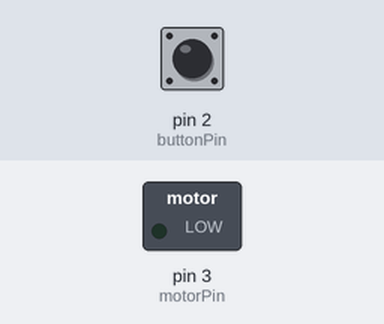
Recording of a sketch running on a simulated Arduino Uno, built with avr-gcc and run on an emulated ATmega328P. Shown: switched loads named in the sketch (green lamp = pin HIGH). The inputs (shaded band) are chosen by the test bench; at power-on: pin 2 (buttonPin) LOW.

Above: at 1.2 s.
1.3 s: pin 2 (buttonPin) pulled HIGH for 0.15 s
At 2.4 s:
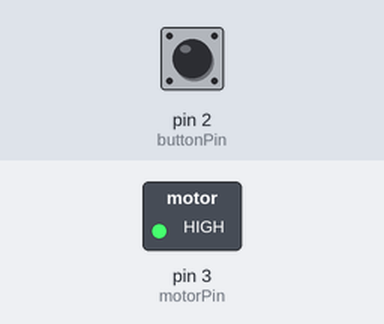
2.9 s: pin 2 (buttonPin) pulled HIGH for 1 s
At 3.6 s:
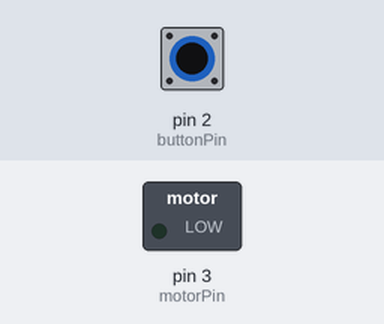
5.4 s: pin 2 (buttonPin) pulled HIGH for 3.2 s
At 6.7 s:
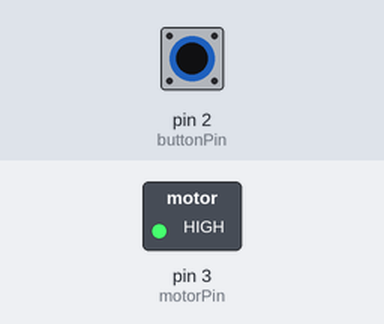
Timing chart, 0 to 8.4 s (numbered marks = the images above; inputs shaded):
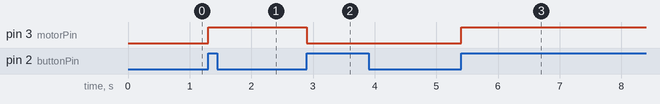

The sketch:

Esteira.ino
```cpp
// Definindo os pinos para o botão e o motor da esteira
const int buttonPin = 2; // Pino digital conectado ao botão
const int motorPin = 3; // Pino digital conectado ao motor da esteira

// Variável para armazenar o estado anterior do botão
int previousButtonState = LOW;
// Variável para armazenar o estado atual do botão
int buttonState = LOW;
// Variável para armazenar o estado do motor
int motorState = LOW;

void setup() {
  // Inicializando o pino do botão como entrada
  pinMode(buttonPin, INPUT);
  // Inicializando o pino do motor como saída
  pinMode(motorPin, OUTPUT);
}

void loop() {
  // Lendo o estado atual do botão
  buttonState = digitalRead(buttonPin);

  // Verificando se houve uma mudança de estado no botão
  if (buttonState != previousButtonState) {
    // Se houve uma mudança, inverte o estado do motor
    if (buttonState == HIGH) {
      motorState = !motorState;
      digitalWrite(motorPin, motorState);
    }
    // Atualiza o estado anterior do botão
    previousButtonState = buttonState;
    // Aguarda um pequeno intervalo para evitar falsos positivos
    delay(50);
  }
}
```

Measured:
- after the input at 1.3 s, pin 3 (motorPin): LOW → HIGH at once
- after the input at 2.9 s, pin 3 (motorPin): HIGH → LOW at once
- after the input at 5.4 s, pin 3 (motorPin): LOW → HIGH at once
